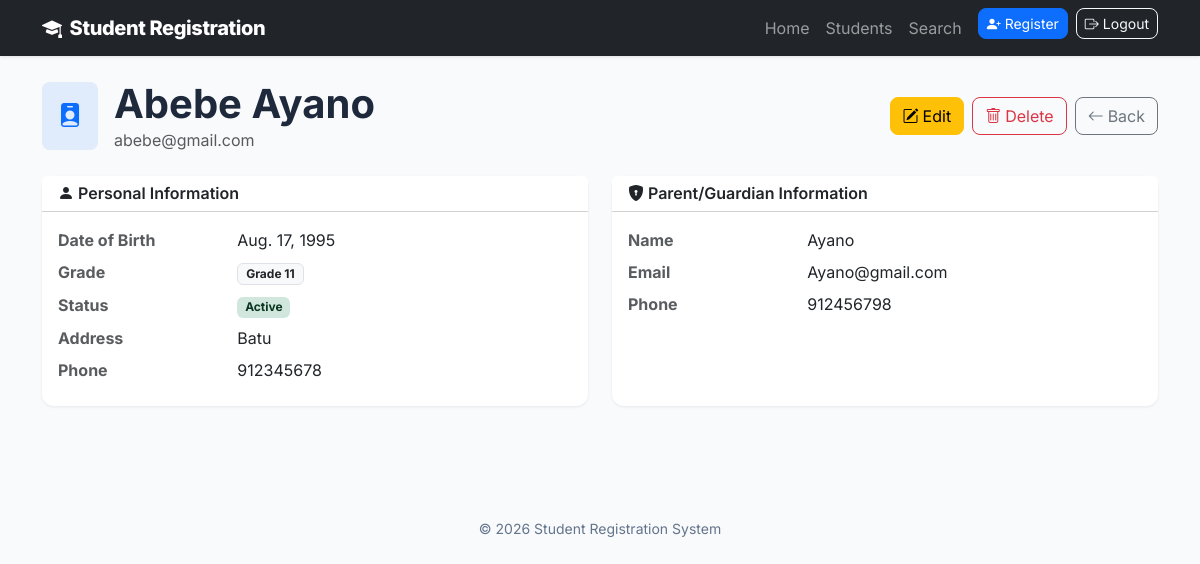
The page /students/1/ (signed in) on the database its author committed.
### students/models.py (models this page shows, shortened)
class Student(models.Model):
    first_name = models.CharField(max_length=15)
    last_name = models.CharField(max_length=15)
    email = models.EmailField(unique=True)
    address = models.CharField(max_length=100)
    phone = models.CharField(max_length=10, validators=[phone_validator])
    grade = models.CharField(max_length=2, choices=GRADE_CHOICES)
    date_of_birth = models.DateField()
    is_active = models.BooleanField(default=True)
    parent_name = models.CharField(max_length=30)
    parent_email = models.EmailField(unique=True)
    parent_phone = models.CharField(max_length=10, validators=[phone_validator])
    def full_name(self):
        return f"{self.first_name} {self.last_name}"
    class Meta:
        ordering = ['last_name', 'first_name']
        verbose_name = 'Student'
        verbose_name_plural = 'Students'

### students/views.py (the view)
# urls.py: path('students/<int:student_id>/', views.student_detail, name='student_detail'),
@admin_required  # Only staff users can access this page
def student_detail(request, student_id):
    student = get_object_or_404(Student, id=student_id)
    context = {'student': student}
    return render(request, 'student_detail.html', context)

### students/templates/student_detail.html (shortened to what this page needs)
{% extends 'base.html' %}
{% block content %}
<div class="d-flex justify-content-between align-items-center flex-wrap gap-2 mb-4">
    <div class="d-flex align-items-center gap-3">
        <div class="rounded-3 bg-primary bg-opacity-10 p-3"><i class="bi bi-person-badge-fill fs-4 text-primary"></i></div>
        <div>
            <h1 class="fw-bold mb-0">{{ student.full_name }}</h1>
            <p class="text-muted mb-0">{{ student.email }}</p>
        </div>
    </div>
    <div class="d-flex gap-2">
        <a href="{% url 'students:edit_student' student.id %}" class="btn btn-warning"><i class="bi bi-pencil-square me-1"></i>Edit</a>
        <a href="{% url 'students:delete_student' student.id %}" class="btn btn-outline-danger"><i class="bi bi-trash me-1"></i>Delete</a>
        <a href="{% url 'students:student_list' %}" class="btn btn-outline-secondary"><i class="bi bi-arrow-left me-1"></i>Back</a>
    </div>
</div>
<div class="row g-4">
    <div class="col-lg-6">
        <div class="card h-100">
            <div class="card-header bg-white">
                <h6 class="mb-0 fw-semibold"><i class="bi bi-person-fill me-1"></i>Personal Information</h6>
            </div>
            <div class="card-body">
                <dl class="row mb-0">
                    <dt class="col-sm-4 text-muted">Date of Birth</dt>
                    <dd class="col-sm-8">{{ student.date_of_birth }}</dd>
                    <dt class="col-sm-4 text-muted">Grade</dt>
                    <dd class="col-sm-8"><span class="badge bg-light text-dark border">{{ student.get_grade_display }}</span></dd>
                    <dt class="col-sm-4 text-muted">Status</dt>
                    <dd class="col-sm-8">
                        {% if student.is_active %}
                            <span class="badge bg-success-subtle text-success-emphasis">Active</span>
                        {% else %}
                            <span class="badge bg-secondary-subtle text-secondary-emphasis">Inactive</span>
                        {% endif %}
                    </dd>
                    <dt class="col-sm-4 text-muted">Address</dt>
                    <dd class="col-sm-8">{{ student.address|default:'—' }}</dd>
                    <dt class="col-sm-4 text-muted">Phone</dt>
                    <dd class="col-sm-8">{{ student.phone|default:'—' }}</dd>
                </dl>
            </div>
        </div>
    </div>
    <div class="col-lg-6">
        <div class="card h-100">
            <div class="card-header bg-white">
                <h6 class="mb-0 fw-semibold"><i class="bi bi-shield-lock-fill me-1"></i>Parent/Guardian Information</h6>
            </div>
            <div class="card-body">
                <dl class="row mb-0">
                    <dt class="col-sm-4 text-muted">Name</dt>
                    <dd class="col-sm-8">{{ student.parent_name|default:'—' }}</dd>
                    <dt class="col-sm-4 text-muted">Email</dt>
                    <dd class="col-sm-8">{{ student.parent_email|default:'—' }}</dd>
                    <dt class="col-sm-4 text-muted">Phone</dt>
                    <dd class="col-sm-8">{{ student.parent_phone|default:'—' }}</dd>
                </dl>
            </div>
        </div>
    </div>
</div>
{% endblock %}

### students/templates/base.html (style rules this page uses)
:root { --primary: #0d6efd; --dark: #0f172a; }
body { font-family: 'Inter', system-ui, sans-serif; background: #f8fafc; color: #1e293b; }
.card { border: none; border-radius: .75rem; box-shadow: 0 1px 3px rgba(0,0,0,.08); }
.btn { border-radius: .5rem; }
a { text-decoration: none; }

### rows shown on the page
Student: full_name "Abebe Ayano", email "abebe@gmail.com", date_of_birth "Aug. 17, 1995", grade "Grade 11", address "Batu", phone "912345678", parent_name "Ayano", parent_email "Ayano@gmail.com", parent_phone "912456798"

### other values the page prints
{{ year|default:'2026' }} "2026"
